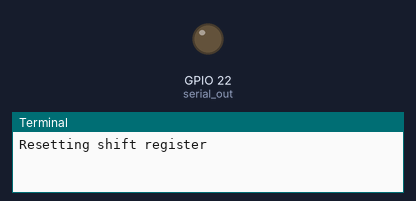
A program run on a simulated Raspberry Pi (BCM pin numbers). On the bench: output pins drawn as LEDs (lit = HIGH), the last lines printed to the terminal. Pins used as bus, display or sensor lines are not drawn. At 13.6 s the program stops and its outputs stay as they are.

Above: at 0.1 s.
At 10.1 s:
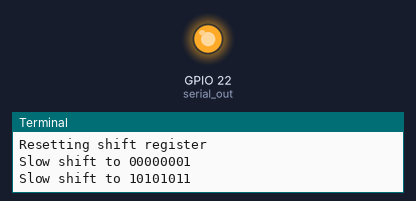
Timing chart, 0 to 15.1 s (numbered marks = the images above):
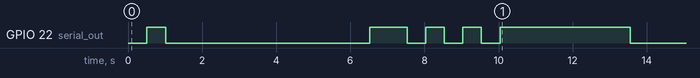

The program:

shiftreg-demo.py
```python
from gpiozero import DigitalOutputDevice
from time import sleep

serial_pin = 22
serial_clock_pin = 23
register_clock_pin = 24

serial_out = DigitalOutputDevice(serial_pin)
serial_clock = DigitalOutputDevice(serial_clock_pin)
register_clock = DigitalOutputDevice(register_clock_pin)

def shift_bit (bit_value):
    serial_out.value = bit_value
    serial_clock.on()
    sleep(0.001)
    serial_clock.off()

def register_update ():
    register_clock.on()
    sleep(0.001)
    register_clock.off()

def shift_byte (byte_value):
    # shift data 1 bit at a time
    for i in range (0,8):
        # shift out 1 bit
        bit_value = byte_value & 0b00000001
        shift_bit (bit_value)
        byte_value >>= 1
    register_update ()

def slow_shift_byte (byte_value):
    # shift data 1 bit at a time
    for i in range (0,8):
        # shift out 1 bit
        bit_value = byte_value & 0b00000001
        shift_bit (bit_value)
        byte_value >>= 1
        register_update ()
        sleep(0.5)

print ("Resetting shift register")
shift_byte (0b00000000)
sleep(0.5)

print ("Slow shift to 00000001")
slow_shift_byte (0b00000001)
sleep(2)

print ("Slow shift to 10101011")
slow_shift_byte (0b10101011)
sleep(2)

print ("Shifting in 11001100")
shift_byte (0b11001100)
sleep(1)
print ("Shifting in 00110011")
shift_byte (0b00110011)
```

Measured:
- by itself, GPIO 22 (serial_out): LOW → HIGH at 0.51 s, → LOW 0.50 s later, → HIGH 5.5 s later, → LOW 1.0 s later, … (10 changes in this stretch)
